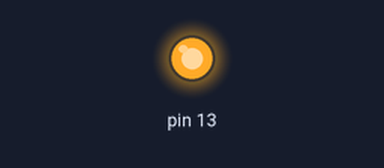
The sketch below on a simulated Arduino Uno, built with avr-gcc and run on an emulated ATmega328P. On the bench: output pins drawn as LEDs (lit = HIGH).

Above: at 0.1 s.
Timing chart, 0 to 1.6 s (numbered marks = the images above):
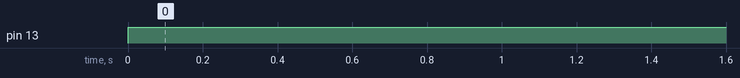

The sketch:

flash.ino
```cpp
void setup() {
 pinMode(13,OUTPUT);
}

void loop() {
  // put your main code here, to run repeatedly:
  digitalWrite(13,HIGH);
  delay(500);


}
```

Measured:
- by itself, pin 13: LOW → HIGH at 0.00 s
